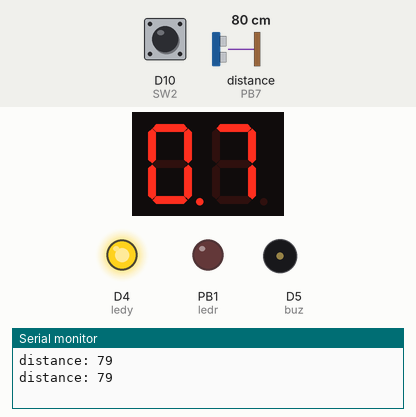
Recording of a sketch running on a simulated STM32 Nucleo. Shown: 2-digit seven-segment display, output pins drawn as LEDs (lit = HIGH), buzzer (waves = sounding), the last lines printed to the serial monitor. Wiring (from diagram.json): 2-digit 7-segment display, segments lit when HIGH: segments Q2, Q1, Q3, Q4, Q5, Q6, Q7, Q0, Q10, Q9, Q11, Q12, Q13, Q14, Q15, Q8. Wiring (inferred from the names in the program): ultrasonic range finder: trigger A3; echo PB7; 2 × shift register (74HC595): data D13; shift clock D12; latch D11. The inputs (shaded band) are chosen by the test bench; at power-on: distance to the obstacle (sensor on PB7) 80 cm, D10 (SW2) HIGH. The echo pulse lasts 58.3 µs per cm; the segment pins are drawn as the display they are named for; pins used as bus, display or sensor lines are not drawn.

Above: at 2.2 s.
2.3 s: distance to the obstacle (sensor on PB7) set to 33 cm
At 2.89 s:
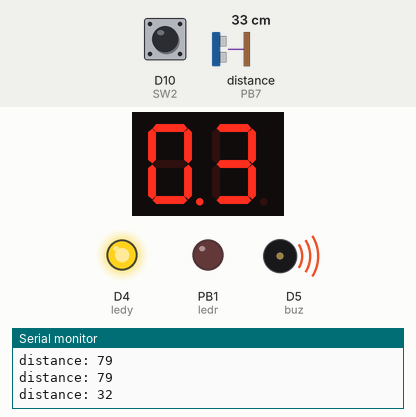
4.9 s: distance to the obstacle (sensor on PB7) set to 27 cm
At 5.0 s:
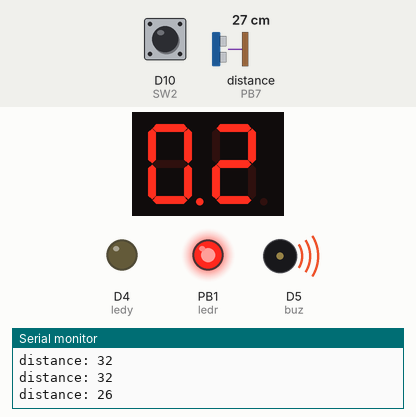
6.9 s: D10 (SW2) pulled LOW for 1.1 s
At 7.6 s:
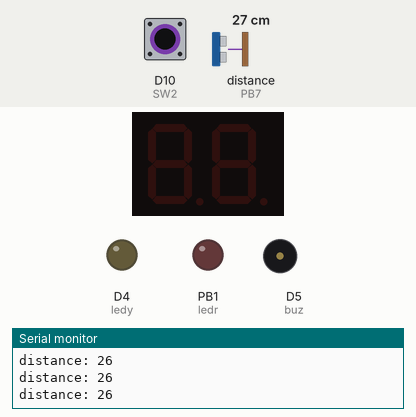
9.5 s: distance to the obstacle (sensor on PB7) set to 60 cm
At 9.98 s:
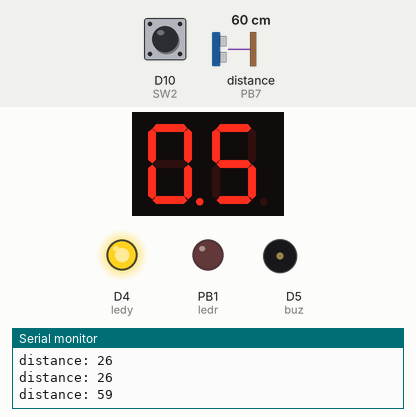
11.9 s: distance to the obstacle (sensor on PB7) set to 2 cm
At 12.56 s:
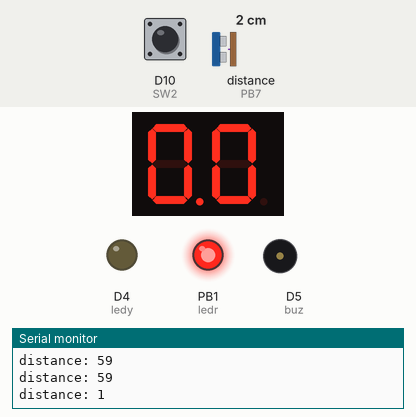
14.3 s: distance to the obstacle (sensor on PB7) set to 250 cm
At 14.9 s:
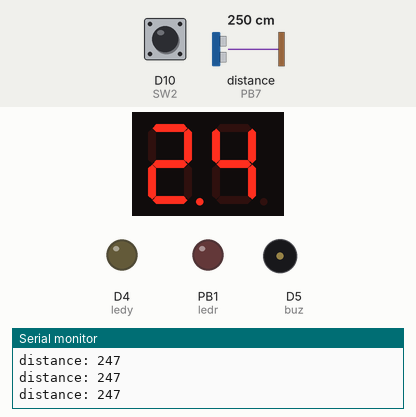
Timing chart, 0 to 16.9 s (numbered marks = the images above; inputs shaded):
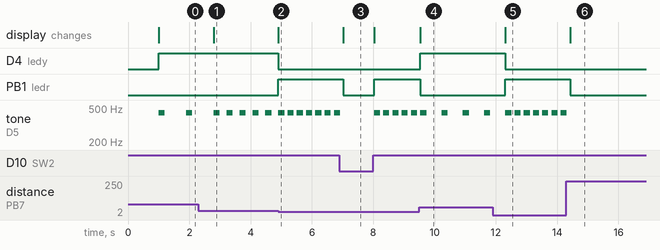

The sketch:

sketch.ino
```cpp
#define ledr      PB1
#define ledy      PB5
#define trig      PB0
#define echo      PB7
#define buz       PB4
#define SW2       PB6
#define dataPin   PA5
#define latchPin  PA7
#define clockPin  PA6

int distance = 0;
long duration = 0;
long buztime = 0;

const byte SEG_BLANK = 0x00;
const byte SEG_DASH  = 0b00000001;

const byte pattern[10] = {
  0x7E,
  0x0A,
  0xB6,
  0x9E,
  0xCA,
  0xDC,
  0xFC,
  0x0E,
  0xFE,
  0xDE
};
void sendBoth(byte leftByte, byte rightByte) {
  digitalWrite(latchPin, LOW);
  shiftOut(dataPin, clockPin, MSBFIRST, rightByte);
  shiftOut(dataPin, clockPin, MSBFIRST, leftByte);
  digitalWrite(latchPin, HIGH);
}

void showDash()  { sendBoth(SEG_DASH,  SEG_DASH);  }
void showBlank() { sendBoth(SEG_BLANK, SEG_BLANK); }

void showDistance(int cm) {
  if (cm < 0 || cm > 999) { sendBoth(SEG_DASH, SEG_DASH); return; }
  byte L = pattern[cm / 100]     | 0x01;
  byte R = pattern[(cm % 100) / 10];
  sendBoth(L, R);

}
void setup() {
  Serial.begin(115200);

  pinMode(ledr,        OUTPUT);
  pinMode(ledy,        OUTPUT);
  pinMode(LED_BUILTIN, OUTPUT);
  pinMode(trig,        OUTPUT);
  pinMode(echo,        INPUT);
  pinMode(buz,         OUTPUT);
  pinMode(SW2,         INPUT_PULLUP);
  pinMode(dataPin,     OUTPUT);
  pinMode(latchPin,    OUTPUT);
  pinMode(clockPin,    OUTPUT);

  digitalWrite(ledr, LOW);
  digitalWrite(ledy, LOW);
  digitalWrite(LED_BUILTIN, LOW);
  digitalWrite(trig, LOW);


  sendBoth(pattern[8] & 0xFE, pattern[8]);
  delay(1000);
  showBlank();
}

void loop() {

  if (digitalRead(SW2) == HIGH) {

    digitalWrite(trig, LOW);
    delayMicroseconds(2);
    digitalWrite(trig, HIGH);
    delayMicroseconds(10);
    digitalWrite(trig, LOW);

    duration = pulseIn(echo, HIGH);
    distance = duration * 0.034 / 2;

    Serial.print("distance: ");
    Serial.println(distance);
    showDistance(distance);
    if (distance < 30) {
      digitalWrite(ledr, HIGH);
      digitalWrite(ledy, LOW);
      digitalWrite(LED_BUILTIN, LOW);
      tone(buz, 440);
      delay(200);
      noTone(buz);
    }
    else if (distance < 120) {
      buztime =  map(distance, 30, 120, 100, 1000);
      digitalWrite(ledr, LOW);
      digitalWrite(ledy, HIGH);
      digitalWrite(LED_BUILTIN, LOW);
      tone(buz, 440);
      delay(200);
      noTone(buz);
      delay(buztime);
    }
    else {
      digitalWrite(ledr, LOW);
      digitalWrite(ledy, LOW);
      digitalWrite(LED_BUILTIN, HIGH);
      noTone(buz);
    }
  }
  else {
    digitalWrite(ledr, LOW);
    digitalWrite(ledy, LOW);
    digitalWrite(LED_BUILTIN, LOW);
    sendBoth(SEG_BLANK, SEG_BLANK);
    noTone(buz);
  }
  delay(100);
}
```

Measured:
- the behaviour switches between 31 and 30 cm on distance to the obstacle (sensor on PB7) (found by bisection; images 1 and 2)
- after the input at 2.3 s, tone on D5 (buz): alternates 440 Hz for 0.20 s and silent for 0.22 s, starting after 0.92 s; the display: changes after 0.49 s (image 1)
- after the input at 4.9 s, D4 (ledy): HIGH → LOW at once; PB1 (ledr): LOW → HIGH at once; tone on D5 (buz): alternates 440 Hz for 0.20 s and silent for 0.10 s, starting after 0.31 s; the display: changes at once (image 2)
- after the input at 6.9 s, PB1 (ledr): HIGH → LOW after 0.12 s, → HIGH 1.0 s later; the display: changes after 0.12 s (image 3)
- after the input at 9.5 s, D4 (ledy): LOW → HIGH at once; PB1 (ledr): HIGH → LOW at once; tone on D5 (buz): alternates 440 Hz for 0.20 s and silent for 0.49 s, starting after 0.73 s; the display: changes at once (image 4)
- after the input at 11.9 s, D4 (ledy): HIGH → LOW after 0.41 s; PB1 (ledr): LOW → HIGH after 0.41 s; tone on D5 (buz): alternates 440 Hz for 0.20 s and silent for 0.10 s, starting after 0.71 s; the display: changes after 0.41 s (image 5)
- after the input at 14.3 s, PB1 (ledr): HIGH → LOW after 0.13 s; tone on D5 (buz): goes on until 14.3 s, then stays silent; the display: changes after 0.13 s (image 6)
- by itself, tone on D5 (buz): alternates 440 Hz for 0.20 s and silent for 0.70 s
